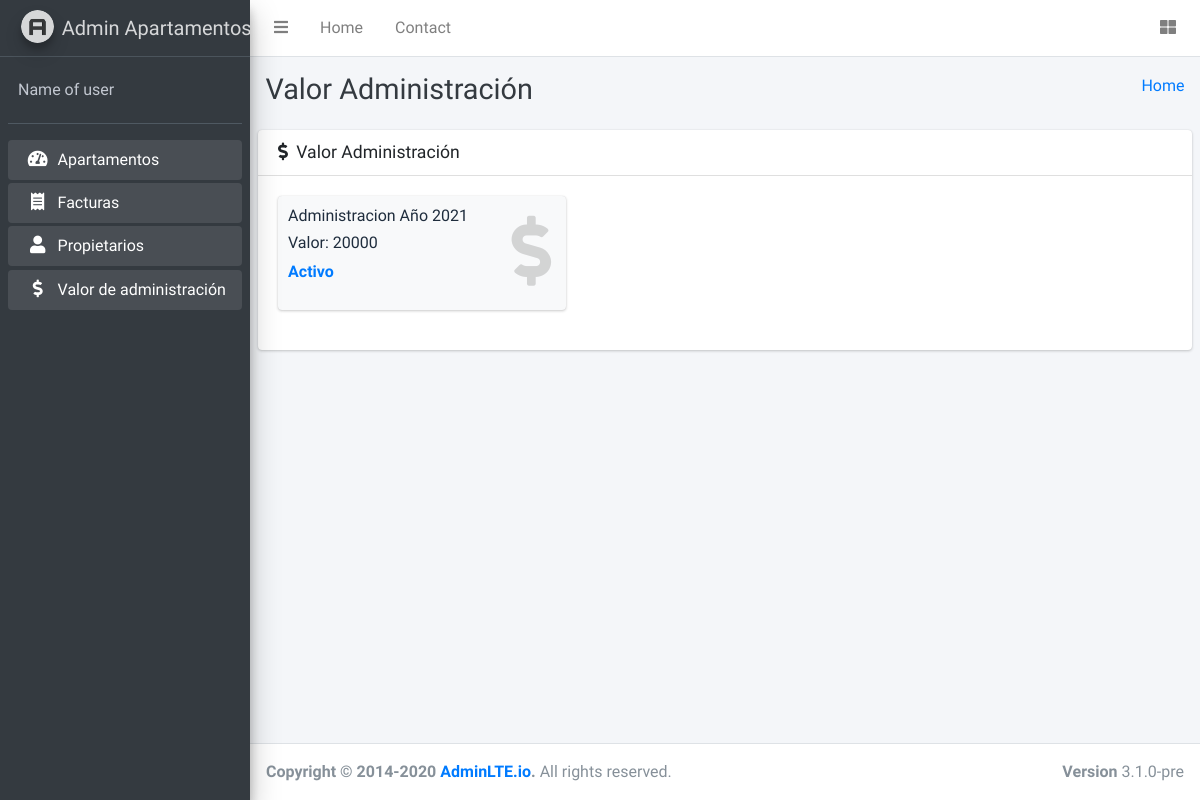
The app's page /administracion.php, older data.
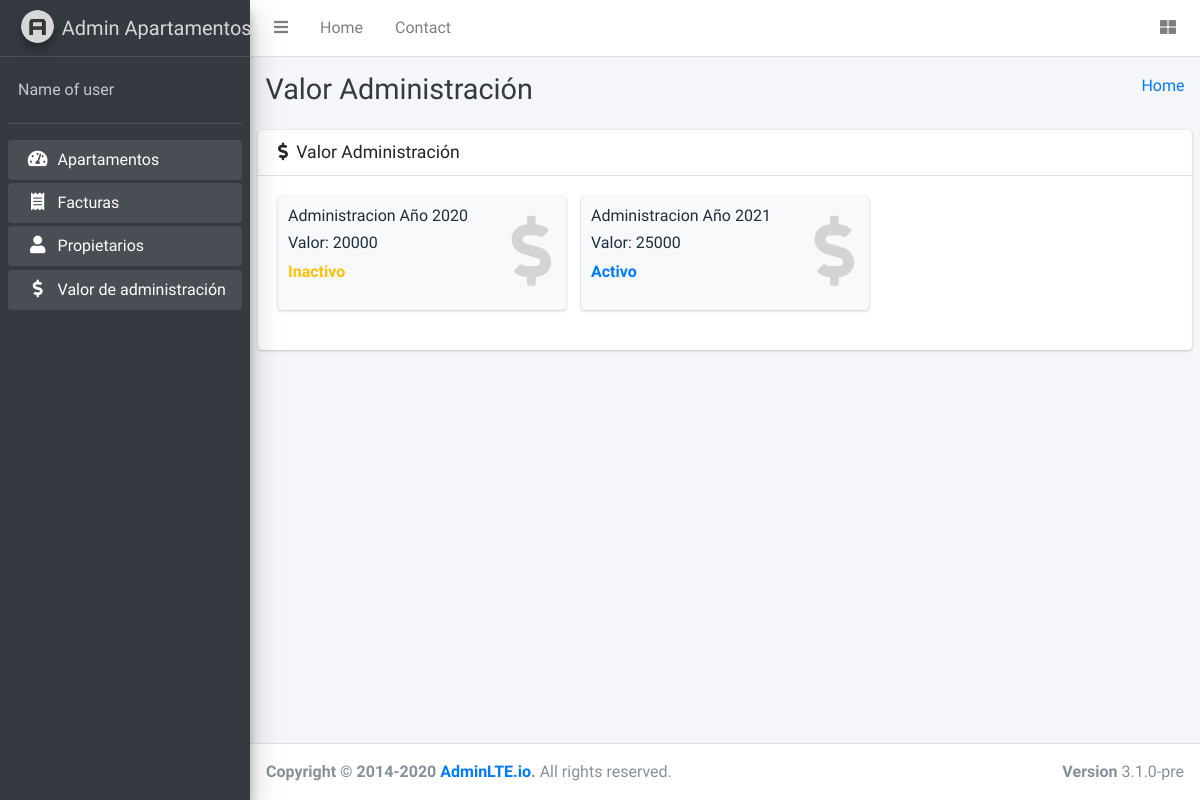
The same page, newer data.
### tables this page shows
CREATE TABLE `administracion` (
  `id_administracion` int(11) NOT NULL,
  `costo_administracion` int(11) NOT NULL,
  `fecha_creacion` date NOT NULL,
  `estado` bit(1) NOT NULL
);

### Model/DB.php (called while the page is built, shortened)
<?php
class DB
{
    public $usuarioDB="root";
    public $contrasenaDB="";
    public function conectarDB(){
        try{
            $datosDB="mysql:host=localhost;dbname=sistemaapartamentos";
            $conexionDB = new PDO($datosDB,$this->usuarioDB,$this->contrasenaDB);
            return($conexionDB);
        }
        catch(PDOException $e){
            throw new Exception('No se ha podido conectar a la base de datos');
        }
    }
    public function getData ($consultaSQL){
        try{
            $conexionDB=$this->conectarDB();
            $consultarDatos = $conexionDB->prepare($consultaSQL);
            $consultarDatos->setFetchMode(PDO::FETCH_ASSOC);
            $resultado = $consultarDatos->execute();
            return $consultarDatos->fetchAll();
        }
        catch(PDOException $e){
            throw new Exception('Ha ocurrido un error durante al tratar de trater la informacion de la base de datos');
        }
    }
}
?>

### administracion.php (the view, shortened to what this page needs)
<?php require_once('layouts/header.php')?>
  <?php require_once('model/DB.php');
    $db = new DB();
    $db->conectarDB();
    $sql = 'SELECT*FROM administracion';
    $valor_Administracion = $db->getData($sql);
  ?>
  <div class="content-wrapper">
    <div class="content-header">
      <div class="container-fluid">
        <div class="row mb-2">
          <div class="col-sm-6">
            <h1 class="m-0 text-dark">Valor Administración</h1>
          </div>
          <div class="col-sm-6">
            <ol class="breadcrumb float-sm-right">
              <li class="breadcrumb-item"><a href="#">Home</a></li>
            </ol>
          </div>
        </div>
      </div>
    </div>
    <section class="content">
    <div class="card">
        <div class="card-header">
            <h3 class="card-title">
            <i class="fas fa-dollar-sign mr-1"></i>
            Valor Administración
            </h3>
        </div>
        <div class="card-body">
            <div class="row">
                <?php foreach($valor_Administracion as $administracion):?>
                    <div class="col-lg-4 col-6">
                        <div class="small-box bg-light">
                            <div class="inner">
                                <p class="h4">Administracion Año <?php $año=explode('-',$administracion['fecha_creacion']);
                                                                    echo($año[0]); ?></p>
                                <p class="h4"> Valor: <?php echo($administracion['costo_administracion']) ?></p>
                                <p>
                                    <?php
                                        if($administracion['estado']==0){
                                            echo("<span class='text-warning font-weight-bold'>Inactivo</span><br>");
                                        }else if($administracion['estado']==1){
                                            echo("<span class='text-primary font-weight-bold'>Activo</span><br>");
                                        }
                                    ?>
                                </p>
                            </div>
                            <div class="icon">
                                <i class="fas fa-dollar-sign"></i>
                            </div>
                        </div>
                    </div>
                <?php endforeach;?>
            </div>
        </div>
    </div>
    </section>
  </div>
  <?php require_once('layouts/footer.php');?>
                            <input type="number" class="form-control" id="cuotaInput" name="cuotaInput" min="<?php print_r(end($valor_Administracion)['costo_administracion'])?>" required>

Row changes from the older to the newer data that the page shows:
changed administracion (number 1 of 2 on the later page): fecha_creacion "2021" → "2020"; estado "Activo" → "Inactivo"
added administracion: fecha_creacion "2021", costo_administracion "25000", estado "Activo"
